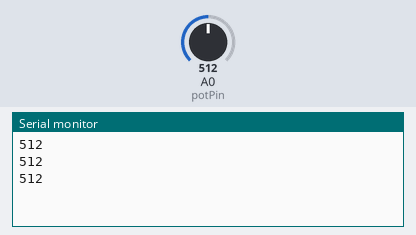
This sketch was run on a simulated Arduino Uno, built with avr-gcc and run on an emulated ATmega328P. On the bench: the last lines printed to the serial monitor. Inputs (shaded band) come from the test bench; at power-on: A0 (potPin) = 512.

Above: at 1.3 s.
1.4 s: A0 (potPin) set to 716
At 1.9 s:
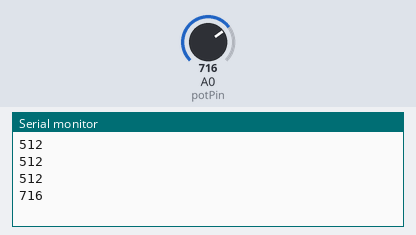
2.9 s: A0 (potPin) set to 900
At 3.4 s:
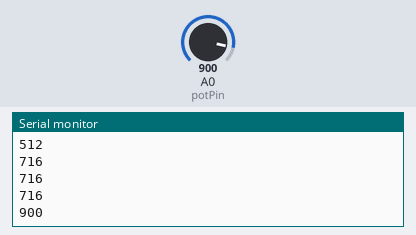
Timing chart, 0 to 5.9 s (numbered marks = the images above; inputs shaded):
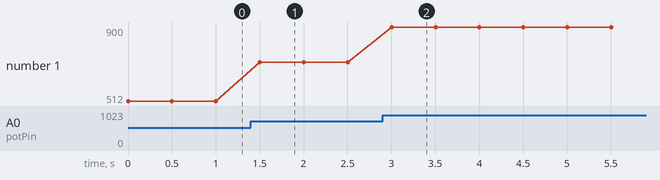

The sketch:

2_potentiometer_read_print.ino
```cpp
/*
  Potentiometer read & print

  Reads the analog value from a potentiometer on pin A0 and prints it to the Serial Monitor, repeatedly.
*/

int potPin = A0; // Pin number connected to the analog sensor --> 14 internally
int potValue = 0; // Variable to store the raw analog value (0 to 1023)

// the setup function runs once when you press reset or power the board
void setup() {
  // Opens the serial port and sets the data rate to 9600 bits per second
  Serial.begin(9600);
}

// the loop function runs over and over again forever
void loop() {
 potValue = analogRead(potPin);  // Reads the voltage level on pin A0
 Serial.println(potValue); // Sends the value followed by a newline to the Serial Monitor

 delay(500); // Waits for 500 milliseconds before the next reading
}
```

Measured:
- after the input at 1.4 s, the serial monitor: prints a new line after 0.10 s (image 1)
- after the input at 2.9 s, the serial monitor: prints a new line after 0.10 s (image 2)
- plotted number 1: 512 → 716 after the input at 1.4 s, 716 → 900 after the input at 2.9 s
